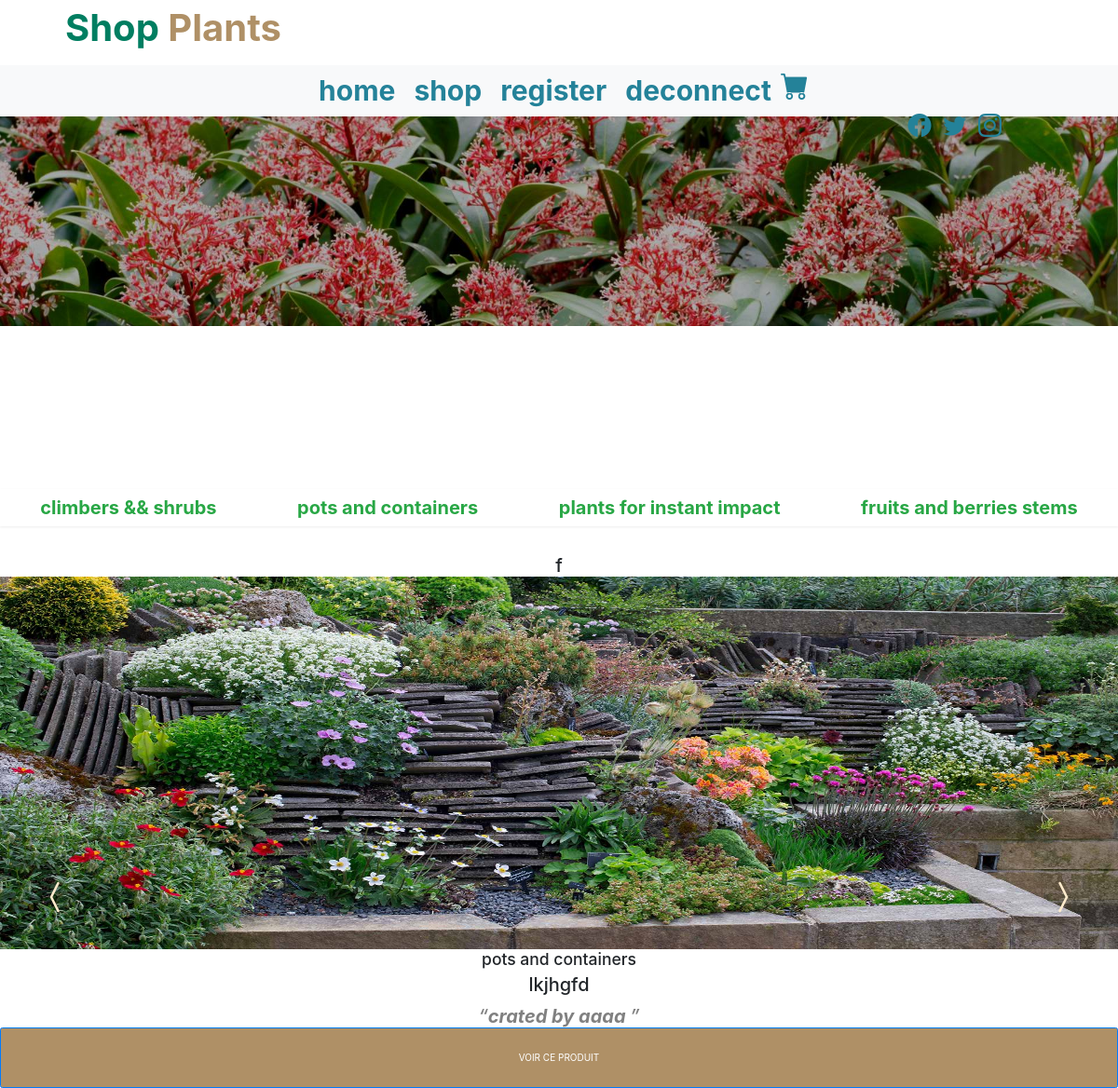
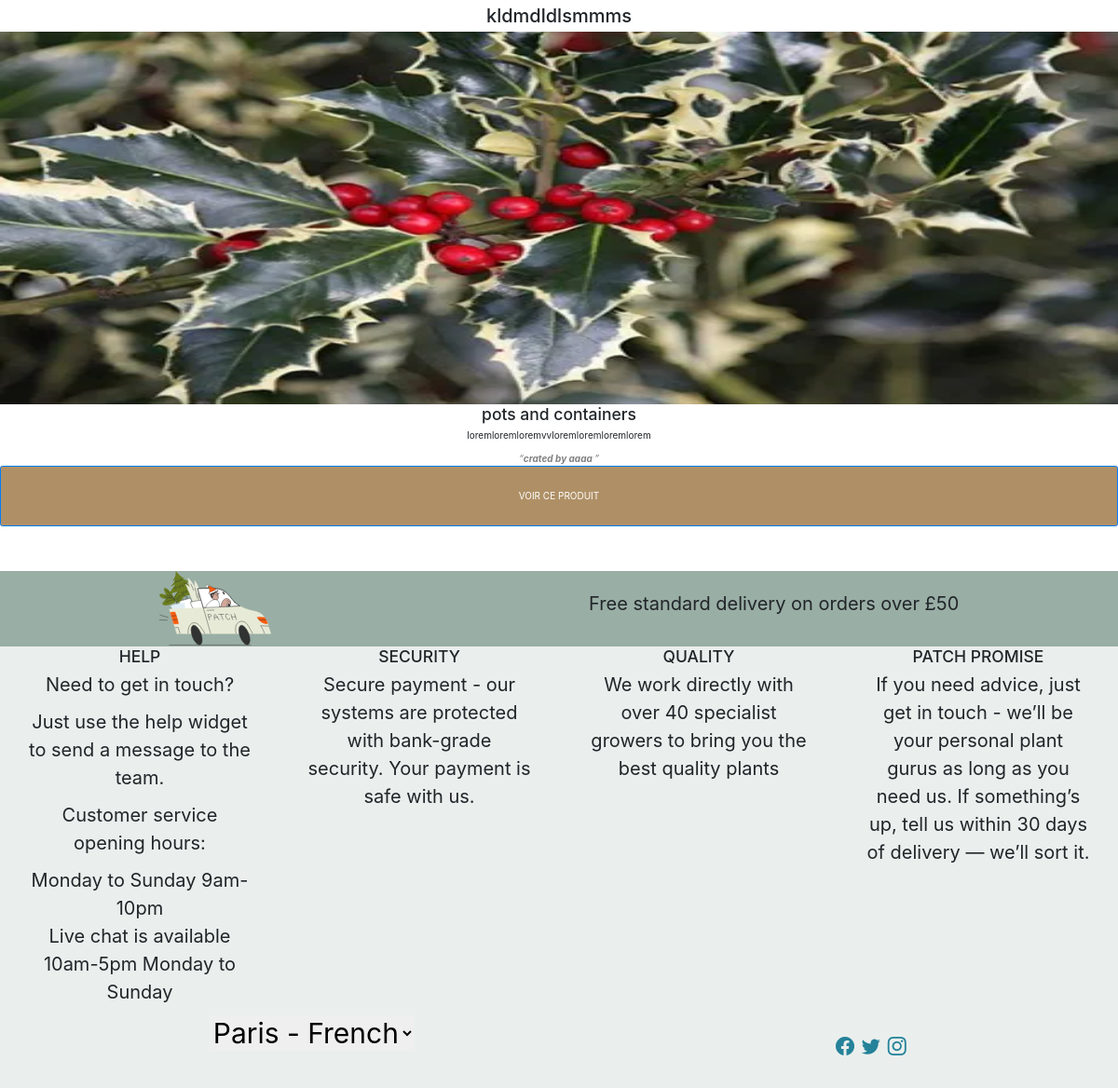
Page /client/shop.php (signed in) on the committed database (2 pictures, top to bottom).
### tables this page shows
CREATE TABLE `categories` (
  `id` int(20) NOT NULL,
  `category` varchar(50) NOT NULL,
  `created-at` timestamp NOT NULL DEFAULT current_timestamp() ON UPDATE current_timestamp()
);

CREATE TABLE `posts` (
  `id` int(20) NOT NULL,
  `category-id` int(20) NOT NULL,
  `authors-id` int(20) NOT NULL,
  `content` text NOT NULL,
  `title` varchar(50) NOT NULL,
  `image` text NOT NULL,
  `price` int(11) NOT NULL,
  `created-at` timestamp NOT NULL DEFAULT current_timestamp() ON UPDATE current_timestamp()
);

CREATE TABLE `authors` (
  `id` int(20) NOT NULL,
  `name` varchar(50) NOT NULL,
  `created-at` timestamp NOT NULL DEFAULT current_timestamp() ON UPDATE current_timestamp()
);

### client/shop.php (called while the page is built, shortened)
<?php
$dbh = new PDO('mysql:host=localhost;dbname=shop_plants',
'root','');
$query = $dbh->prepare('SELECT (`posts`.`id`) AS pid,`title`,`category-id`,`authors-id`,SUBSTRING(`content`, 1,50) as descript,`posts`.`created-at`,`name`,`image`,`category` FROM `posts` INNER JOIN `authors` ON `posts`.`authors-id`= `authors`.`id` INNER JOIN `categories` ON
`categories`.`id`= `posts`.`category-id` ');
$query->execute();
$posts = $query->fetchAll();
$query=$dbh->prepare('SELECT `id`,`category` FROM `categories`');
$query->execute();
$categories=$query->fetchAll();
include 'layout.phtml';

### client/shop.phtml (the view, shortened to what this page needs)
<main id="shop">
    <section id="slider">
        <div>
            <ul class="flexslider">
                <li class=" img1 item-slider show"></li>
            </ul>
        </div>
        <i class="bi slid bi-chevron-compact-right"></i>
        <i class="bi slid bi-chevron-compact-left"></i>
    </section>
    <div id="divlink_shop" class="shadow-sm">
    <?php foreach($categories as $category):?>
            <a class="btn link text-success " id="link-shop" href="#<?= $category['id']?> " data-id="category<?=$category['id']?>"><?= $category['category']?></a>
    <?php endforeach ;?>
    </div>
    <?php foreach($categories as $category):?>
        <section class="details productshop " id="category<?php $category['id']?>">
            <?php if($category['id']==2):?>
                <div class="div shopcategory categoryall" data-id="category<?= $category['id']?>" id="category<?=$category['id']?>">
            <?php else :?>
                    <div class="div shopproduct categoryall hide " data-id="category<?= $category['id']?>" id="category<?=$category['id']?>">
            <?php endif ;?>
                <?php foreach($posts as $post):?>
                        <?php if($post['category-id']==$category['id']):?>
                            <article class="posts">
                                <h2><?= $post['title']?></h2>
                                <img src="../img/<?=$post['image']?>" alt="product1" width="100">
                                <h3><?= $post['category']?></h3>
                                <p><?= $post['descript']?></p>
                                <q><strong>crated by <?= $post['name']?> </strong></q>
                                <a class="btn btn-primary" href="details.php?idpostrecup=<?= $post['pid'] ?>"> VOIR CE PRODUIT</a>
                            </article>
                        <?php endif;?>
                <?php endforeach ;?>
                    </div>
        </section>
    <?php endforeach ;?>
</main>

### css/style.css (style rules this page uses)
* { padding: 0; margin: 0; box-sizing: border-box; }
html { font-size: 10px; }
body { font-family: 'Rubik', sans-serif; font-size: 2rem; }
#producthome, .shopcategory { display: flex; justify-content: space-between; flex-wrap: wrap; margin-bottom: 2%; padding-bottom: 2%; background-color: white; text-align: center; }
#producthome .posts,.shopcategory .posts { flex-basis: 30% !important; }
#producthome .posts img,.shopcategory .posts img { width: 100vw; height: 50vh; }
#producthome .posts .btn,.productshop .posts .btn { background-color: #af9066; width:100%; display: block; margin: 1 2%; padding: 2% 0; }
#link-shop { font-size: 2rem; font-weight: bold; }
#divlink_shop { display: flex; justify-content: space-around; flex-wrap: nowrap; margin-bottom: 3rem; }
q { color: gray; font-style: italic; }
.slid { position: absolute; top: 40%; font-size: 4rem; color: blanchedalmond; cursor: pointer; }
.bi-chevron-compact-left { left: 4rem; }
.bi-chevron-compact-right { right: 4rem; }
#slider { width: 100%; }
.show { display: block; }
.flexslider { width: 100vw; height: 50vh; }
.flexslider .img1 { background-image: url('../img/Plants\ winter\ banner.jpg'); background-size: contain; background-repeat: no-repeat; width: 100%; height: 100%; }
.flexslider { list-style:none ; margin: 0; padding: 0; }

### rows in the picture
categories: category "climbers && shrubs"
categories: category "pots and containers"
categories: category "plants for instant impact"
categories: category "fruits and berries stems"
posts: title "f", image (picture), category "pots and containers", descript "lkjhgfd", name "aaaa"
posts: title "kldmdldlsmmms", image (picture), category "pots and containers", descript "loremloremloremvvloremloremloremlorem", name "aaaa"
